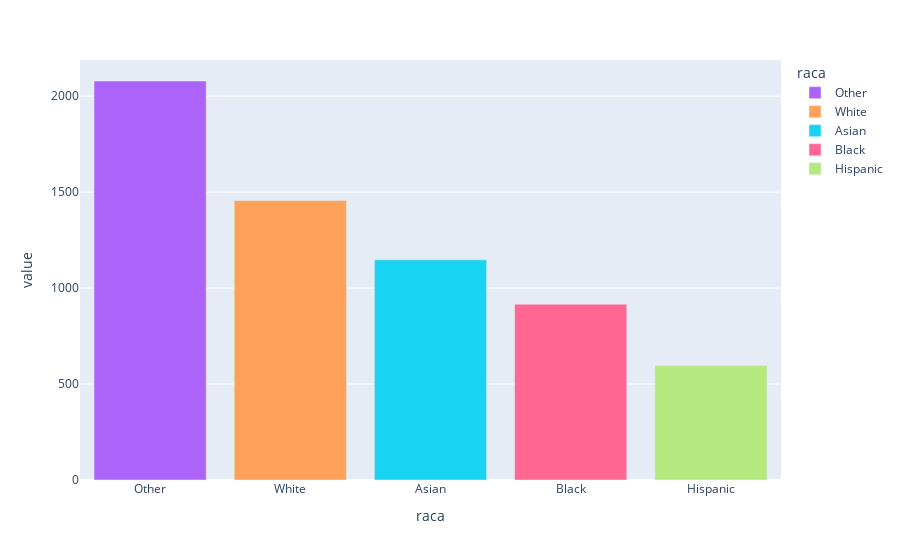

Notebook cell for this chart:
### Code cell
px.bar(contagem_raca, color=contagem_raca.index, category_orders={"raca": lista_admissao})

### Figure 1 — Plotly figure (JSON) as saved in the notebook; plotly's stock layout.template omitted (floating-point values rounded to 4 significant figures)
{"data": [{"alignmentgroup": "True", "hovertemplate": "raca=%{x}<br>value=%{y}<extra></extra>", "legendgroup": "Other", "marker": {"color": "#ab63fa", "pattern": {"shape": ""}}, "name": "Other", "offsetgroup": "Other", "orientation": "v", "showlegend": true, "textposition": "auto", "type": "bar", "x": ["Other"], "xaxis": "x", "y": [2079], "yaxis": "y"}, {"alignmentgroup": "True", "hovertemplate": "raca=%{x}<br>value=%{y}<extra></extra>", "legendgroup": "White", "marker": {"color": "#FFA15A", "pattern": {"shape": ""}}, "name": "White", "offsetgroup": "White", "orientation": "v", "showlegend": true, "textposition": "auto", "type": "bar", "x": ["White"], "xaxis": "x", "y": [1456], "yaxis": "y"}, {"alignmentgroup": "True", "hovertemplate": "raca=%{x}<br>value=%{y}<extra></extra>", "legendgroup": "Asian", "marker": {"color": "#19d3f3", "pattern": {"shape": ""}}, "name": "Asian", "offsetgroup": "Asian", "orientation": "v", "showlegend": true, "textposition": "auto", "type": "bar", "x": ["Asian"], "xaxis": "x", "y": [1147], "yaxis": "y"}, {"alignmentgroup": "True", "hovertemplate": "raca=%{x}<br>value=%{y}<extra></extra>", "legendgroup": "Black", "marker": {"color": "#FF6692", "pattern": {"shape": ""}}, "name": "Black", "offsetgroup": "Black", "orientation": "v", "showlegend": true, "textposition": "auto", "type": "bar", "x": ["Black"], "xaxis": "x", "y": [916], "yaxis": "y"}, {"alignmentgroup": "True", "hovertemplate": "raca=%{x}<br>value=%{y}<extra></extra>", "legendgroup": "Hispanic", "marker": {"color": "#B6E880", "pattern": {"shape": ""}}, "name": "Hispanic", "offsetgroup": "Hispanic", "orientation": "v", "showlegend": true, "textposition": "auto", "type": "bar", "x": ["Hispanic"], "xaxis": "x", "y": [596], "yaxis": "y"}], "layout": {"barmode": "relative", "legend": {"title": {"text": "raca"}, "tracegroupgap": 0}, "margin": {"t": 60}, "xaxis": {"anchor": "y", "categoryarray": ["Deny", "Waitlist", "Admit", "Other", "White", "Asian", "Black", "Hispanic"], "categoryorder": "array", "domain": [0, 1], "title": {"text": "raca"}}, "yaxis": {"anchor": "x", "domain": [0, 1], "title": {"text": "value"}}}}
